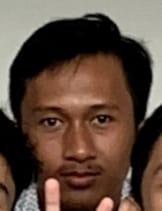
#> input picture wahyu.jpeg, 162 x 211 px
$ python Dft.py
#> lines starting #> are read from the running program, lines starting #| are printed output that depends on the picture
import cv2
import numpy as np
from matplotlib import pyplot as plt

# Load  the image
img = cv2.imread('wahyu.jpeg', 0)
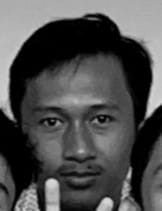
#> img: shape (211, 162); min 0, max 221, mean 78.3

# Perform DFT on the image
dft = cv2.dft(np.float32(img), flags=cv2.DFT_COMPLEX_OUTPUT)
dft_shift = np.fft.fftshift(dft)
magnitude_spectrum = 20*np.log(cv2.magnitude(dft_shift[:,:,0], dft_shift[:,:,1]))
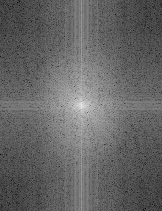
#> magnitude_spectrum: shape (211, 162) float32; min 6.1, max 296, mean 121.7; drawn with min black and max white

# Perform inverse DFT to get the processed image
dft_ishift = np.fft.ifftshift(dft_shift)
img_back = cv2.idft(dft_ishift)
img_back = cv2.magnitude(img_back[:,:,0], img_back[:,:,1])
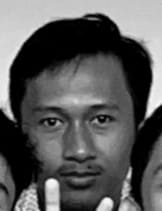
#> img_back: shape (211, 162) float32; min 0, max 7554221.5, mean 2677198; drawn with min black and max white

# Display the results
plt.subplot(121), plt.imshow(img, cmap='gray')
plt.title('Input Image'), plt.xticks([]), plt.yticks([])
plt.subplot(122), plt.imshow(magnitude_spectrum, cmap='gray')
plt.title('Magnitude Spectrum'), plt.xticks([]), plt.yticks([])
plt.show()
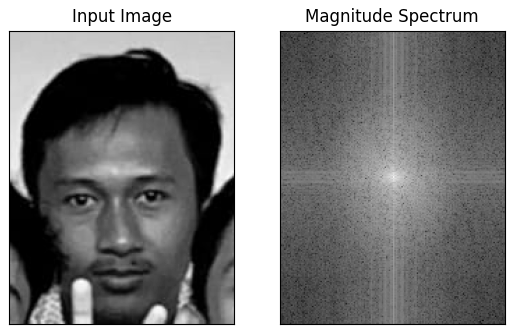
#> figure drawn by matplotlib, 2 panels

$ run again, with foto.jpeg copied over wahyu.jpeg
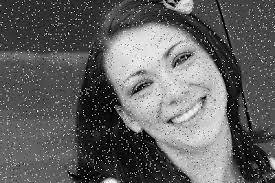
#> input picture foto.jpeg, 275 x 183 px
#> img is the input picture: shape (183, 275); min 0, max 255, mean 97.9
#> `magnitude_spectrum = 20*np.log(cv2.magnitude(dft_shift[:,:,0], dft_shi..`:
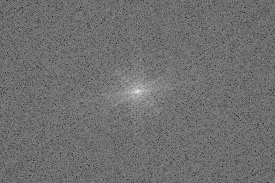
#> magnitude_spectrum: shape (183, 275) float32; min 62.53, max 308.2, mean 170; drawn with min black and max white
#> `plt.show()`:
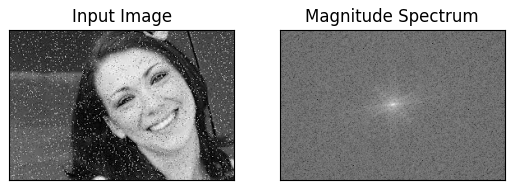
#> figure drawn by matplotlib, 2 panels
